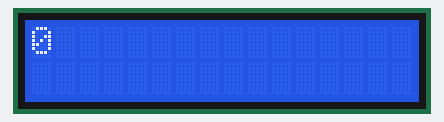
The sketch below on a simulated Arduino Uno, built with avr-gcc and run on an emulated ATmega328P. Shown: 16×2 character LCD.

Above: at 0.21 s.
At 5.01 s:
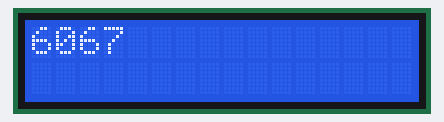
At 10.11 s:
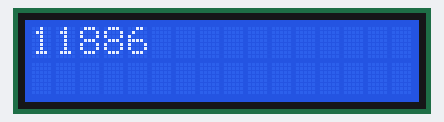
At 20.02 s:
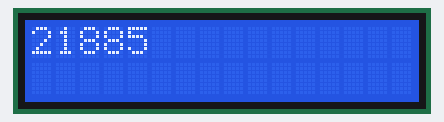
At 29.92 s:
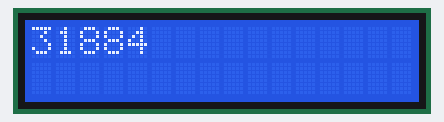
At 39.83 s:
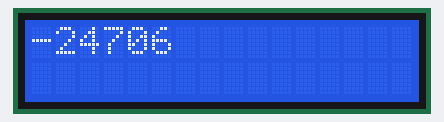

The sketch:

LCDCounter.ino
```cpp
#include <LiquidCrystal.h>
int rs = 7;
int en = 8;
int d4 = 9;
int d5 = 10;
int d6 = 11;
int d7 = 12;

LiquidCrystal lcd(rs, en, d4, d5, d6, d7);

int val;

void setup() {

  lcd.begin(16,2);
}

void loop() {
  lcd.setCursor(0,0);

  lcd.print(val);

  val += 1;
}
```
